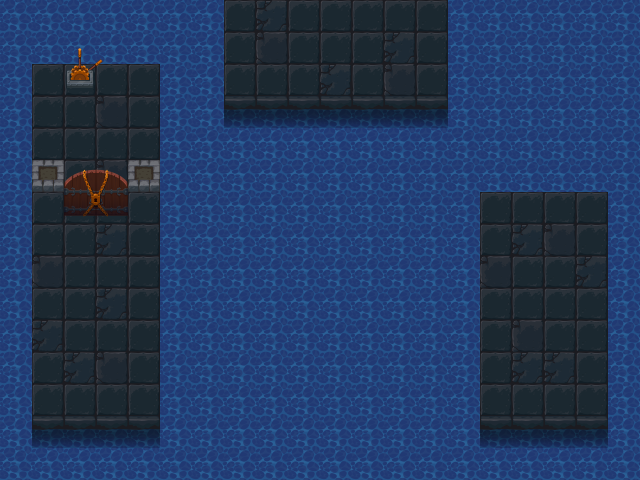

A 2D game scene composited from a Tiled map and its tileset images. What follows is a short description and the map's XML, with each tile layer's data collapsed to a summary:
An orthogonal 20x15 tile map with 32x32 px tiles, 5 tile layers (bg, door closed 1, switchoff, switchon, ...) and 27 objects (8x water, 4x collision, 2x button, 2x slingshot, 2x lasso, ...).

<map version="1.0" tiledversion="1.1.4" orientation="orthogonal" renderorder="right-down" width="20" height="15" tilewidth="32" tileheight="32" infinite="0" nextobjectid="51">
 <tileset firstgid="1" name="tiles" tilewidth="32" tileheight="32" tilecount="240" columns="10">
  <image source="maps/tiles.png" width="320" height="768" />
 </tileset>
 <layer name="bg" width="20" height="15">
  <properties>
   <property name="bg" value="0" />
   <property name="tileset" value="tiles" />
  </properties>
  <data>[300 cells, 300 non-empty, 7 distinct tile ids]</data>
 </layer>
 <layer name="door closed 1" width="20" height="15">
  <properties>
   <property name="doorClosed" value="1" />
  </properties>
  <data>[300 cells, 4 non-empty, 4 distinct tile ids]</data>
 </layer>
 <layer name="switchoff" width="20" height="15">
  <properties>
   <property name="switchoff" value="1" />
   <property name="tileset" value="tiles" />
  </properties>
  <data>[300 cells, 4 non-empty, 4 distinct tile ids]</data>
 </layer>
 <layer name="switchon" width="20" height="15">
  <properties>
   <property name="switchon" value="1" />
   <property name="tileset" value="tiles" />
  </properties>
  <data>[300 cells, 2 non-empty, 2 distinct tile ids]</data>
 </layer>
 <layer name="fg" width="20" height="15">
  <properties>
   <property name="fg" value="1" />
   <property name="tileset" value="tiles" />
  </properties>
  <data>[300 cells, 2 non-empty, 1 distinct tile ids]</data>
 </layer>
 <objectgroup name="block">
  <properties>
   <property name="block" value="1" />
  </properties>
  <object id="23" name="2" type="block" x="160" y="289.386" width="32" height="32" />
 </objectgroup>
 <objectgroup name="door">
  <properties>
   <property name="door" value="1" />
  </properties>
  <object id="31" name="1" type="door" x="64.8782" y="168.446" width="61.7528" height="50.787">
   <properties>
    <property name="need" value="key1" />
   </properties>
  </object>
 </objectgroup>
 <objectgroup name="open door">
  <properties>
   <property name="opendoor" value="1" />
  </properties>
  <object id="32" name="1" x="67.1938" y="222.478" width="57.8529" height="31.4368" />
 </objectgroup>
 <objectgroup name="button">
  <properties>
   <property name="button" value="1" />
  </properties>
  <object id="41" name="2.2" type="button" x="537.838" y="283.109" width="40.9999" height="38.3636" />
  <object id="5" name="2.1" type="button" x="56.9224" y="280.025" width="39.669" height="39.9379" />
 </objectgroup>
 <objectgroup name="collision">
  <object id="37" type="collision" x="126.244" y="191.567" width="30.9116" height="31.9904" />
  <object id="38" type="collision" x="31.4129" y="191.668" width="33.9898" height="31.4763" />
  <object id="50" type="collision" x="67.5759" y="291.1" width="26.1252" height="24.1123" />
  <object id="49" type="collision" x="546.183" y="291.229" width="29.4228" height="27.4098" />
 </objectgroup>
 <objectgroup name="open switch">
  <object id="19" type="opensw" x="49.0615" y="65.1539" width="61.9228" height="46.8985" />
 </objectgroup>
 <objectgroup name="water">
  <object id="11" type="water" x="166.034" y="115.129" width="308.63" height="358.669" />
  <object id="34" type="water" x="2.18192" y="2.02415" width="220.94" height="60.0323" />
  <object id="35" type="water" x="609.138" y="190.646" width="29.5297" height="285.581" />
  <object id="39" type="water" x="449.702" y="1.03653" width="185.673" height="189.676" />
  <object id="44" type="water" x="160.057" y="45.8762" width="62.1878" height="83.5967" />
  <object id="45" type="water" x="2.03894" y="41.7983" width="26.5063" height="439.392" />
  <object id="46" type="water" x="32.6231" y="430.217" width="127.434" height="44.8568" />
  <object id="48" type="water" x="480.681" y="430.217" width="127.434" height="44.8568" />
 </objectgroup>
 <objectgroup name="item">
  <properties>
   <property name="item" value="1" />
  </properties>
  <object id="12" name="slingshot" type="slingshot" x="578.716" y="357.333" width="23.0898" height="22.0403">
   <properties>
    <property name="from" value="slingshot" />
   </properties>
  </object>
  <object id="29" name="key1" type="key" x="324.699" y="39.7731" width="19.994" height="17.9946">
   <properties>
    <property name="from" value="key1" />
   </properties>
  </object>
  <object id="42" name="lasso" type="lasso" x="162.858" y="291.039" width="27.0833" height="26.0417">
   <properties>
    <property name="block" value="2" />
    <property name="from" value="lasso" />
   </properties>
  </object>
 </objectgroup>
 <objectgroup name="itemchoose">
  <properties>
   <property name="itemchoose" value="" />
  </properties>
  <object id="13" name="slingshot" type="slingshot" x="561.984" y="348.74" width="54.576" height="46.1797" />
  <object id="30" name="key1" x="310.703" y="26.7771" width="51.9844" height="42.9871" />
  <object id="43" name="lasso" type="lasso" x="151.181" y="275.691" width="47.2056" height="52.2633">
   <properties>
    <property name="block" value="2" />
   </properties>
  </object>
 </objectgroup>
 <objectgroup name="water side">
  <object id="24" type="waterleft" x="159.367" y="244.534" width="2.09908" height="84.7165" />
  <object id="40" type="waterright" x="479.479" y="217.964" width="2.9991" height="112.113" />
 </objectgroup>
 <objectgroup name="player">
  <object id="1" name="princess" type="player" x="492.564" y="364.638" width="14.6935" height="14.6935">
   <ellipse />
  </object>
 </objectgroup>
</map>
